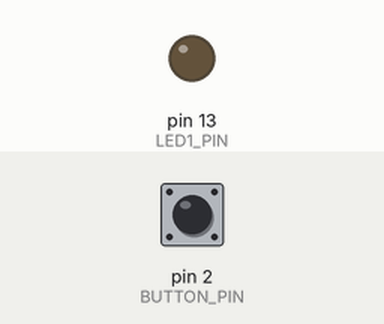
This sketch was run on a simulated Arduino Uno, built with avr-gcc and run on an emulated ATmega328P. Parts: output pins drawn as LEDs (lit = HIGH). Inputs (shaded band) come from the test bench; at power-on: pin 2 (BUTTON_PIN) LOW.

Above: at 1.2 s.
1.3 s: pin 2 (BUTTON_PIN) pulled HIGH for 0.15 s
At 2.4 s:
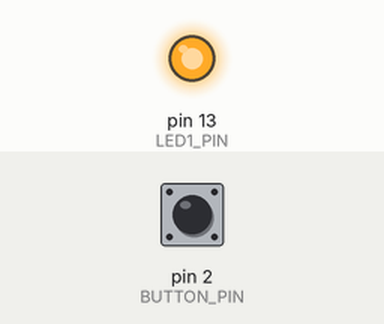
2.9 s: pin 2 (BUTTON_PIN) pulled HIGH for 1 s
At 3.9 s:
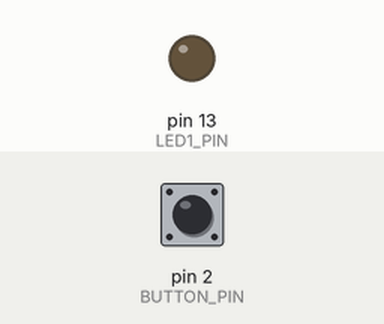
5.4 s: pin 2 (BUTTON_PIN) pulled HIGH for 3.2 s
At 6.7 s:
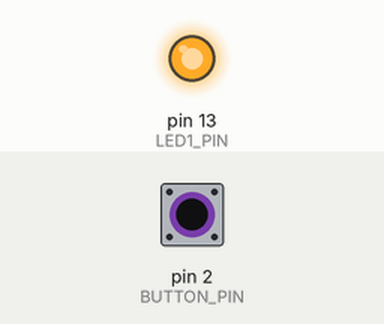
Timing chart, 0 to 8.4 s (numbered marks = the images above; inputs shaded):
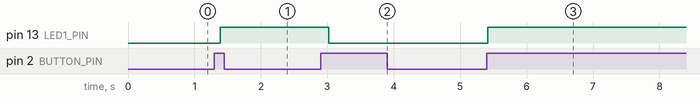

The sketch:

debounce_000.1.ino
```cpp
/*
   Debounce_000

   A simple sketch to show how to use timing techniques from last week to debounce a switch
   And toggle an LED

*/

// define pin numbers
#define BUTTON_PIN 2
#define LED1_PIN 13

// delcare variables
unsigned long button_last_read;
int debounce; // time in milliseconds that we want to ignore changes
boolean button_state, last_button_state, led_state;

void setup() {

  //initialize variables
  button_last_read = 0;
  debounce = 125;
  button_state = LOW;
  last_button_state = LOW;
  led_state = LOW;

  pinMode(BUTTON_PIN, INPUT);
  pinMode(LED1_PIN, OUTPUT);

}

void loop() {

  // record what time it is
  unsigned long current_time = millis();

  // we only read from the button once every 125 ms
  if (current_time - button_last_read > (unsigned long) debounce) {

    //capture the current button state
    button_state = digitalRead(BUTTON_PIN);

    // if it's HIGH and previously wasn't, toggle the LED
    if ( button_state == HIGH && last_button_state == LOW) {
      led_state = !led_state;
    }

    // update the LED pin
    digitalWrite(LED1_PIN, led_state);

    // store present state for later comparison
    last_button_state = button_state;
    button_last_read = current_time;

  }

}
```

Measured:
- after the input at 1.3 s, pin 13 (LED1_PIN): LOW → HIGH after 0.09 s
- after the input at 2.9 s, pin 13 (LED1_PIN): HIGH → LOW after 0.12 s
- after the input at 5.4 s, pin 13 (LED1_PIN): LOW → HIGH at once
